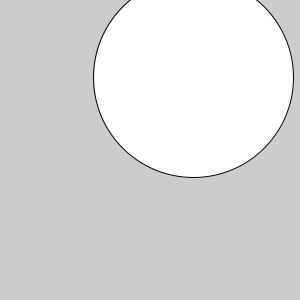
Frame 1 (no input)
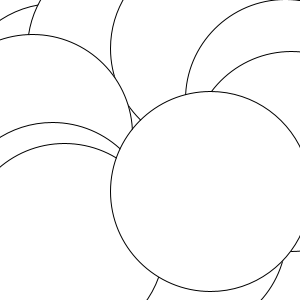
Frame 60 (the mouse pressed at the canvas centre just before this capture)
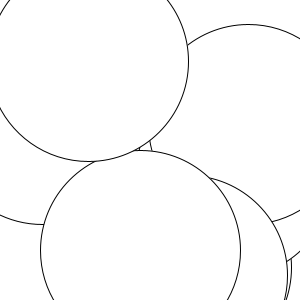
Frame 120 (the mouse held since frame 60 and released just before this capture)

The Processing sketch that drew these frames (run headless with seeded random() and noise(); from frame 60 on, the mouse is pressed at the canvas centre):

// Processing sketch: ex6_animation
// ── ex6_animation.pde
void setup() {
  size(300,300);
}

void draw() {
  // draw a circle in a random location
  ellipse(random(0,300),random(0,300),200,200);
}
 
